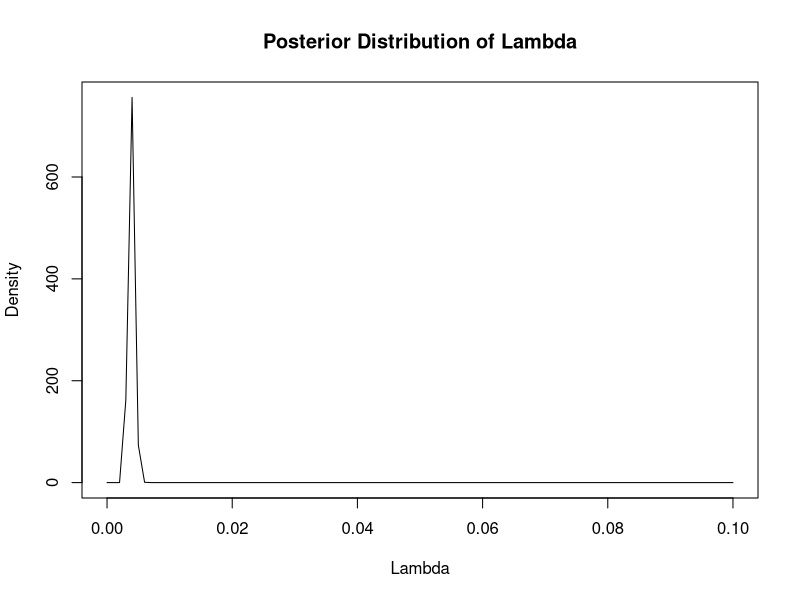

Generate this figure with R:
## ---- chunk 1
# Load the data
gamma_data <- read.csv("gamma-ray.csv")

# Extract the total count of gamma rays and total time duration
total_counts <- sum(gamma_data$count)
total_time <- sum(gamma_data$seconds)
print(total_counts)
print(total_time)
# Specify parameters for the improper Gamma prior
alpha_prior <- 0  # improper prior
beta_prior <- 0   # improper prior

# Posterior parameters for Gamma distribution (since the conjugate prior for Poisson is Gamma)
alpha_post <- alpha_prior + total_counts
beta_post <- beta_prior + total_time
print(alpha_post)
print(beta_post)
# Posterior mean for lambda
lambda_post_mean <- alpha_post / beta_post

# Posterior standard error for lambdawd()
lambda_post_se <- sqrt(alpha_post) / beta_post

# Posterior distribution: Plot
curve(dgamma(x, shape = alpha_post, rate = beta_post), 
      from = 0, to = 0.1, 
      main = "Posterior Distribution of Lambda",
      xlab = "Lambda", 
      ylab = "Density")

# Posterior mean and standard error
cat("Posterior Mean:", lambda_post_mean, "\n")
cat("Posterior Standard Error:", lambda_post_se, "\n")

